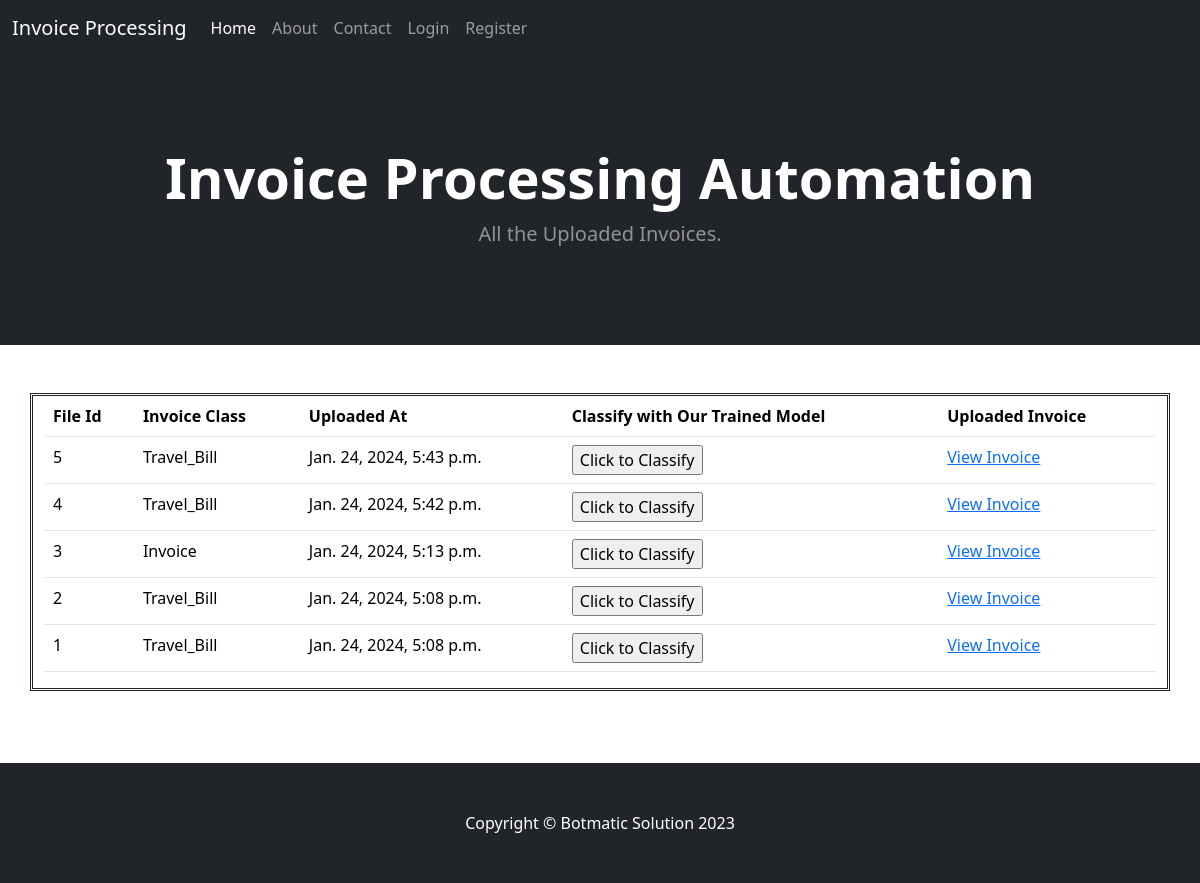
/show_files/, run on the app's committed database.
### web_application/models.py (models this page shows)
class UploadedFile(models.Model):
    class InvoiceType(models.TextChoices):
        RESTAURANT = 'Restaurant_Bill'
        INVOICE = 'Invoice'
        HOTEL = 'Hotel_Stay_Bill'
        TRAVEL = 'Travel_Bill'
        FUEL = 'Fuel_Bill'
    file_id = models.IntegerField(primary_key=True)
    invoice_class = models.CharField(max_length=100,choices=InvoiceType.choices,default=InvoiceType.INVOICE)
    file = models.ImageField(upload_to='uploads/')
    uploaded_at = models.DateTimeField(auto_now_add=True)

### web_application/views.py (the view)
# urls.py: path('show_files/', views.show_files, name='show_files'),
def show_files(request):
    files = UploadedFile.objects.order_by('-file_id')
    return render(request, 'show_files.html', {'files': files})

### templates/show_files.html (shortened to what this page needs)
{% extends "base.html" %} {% block content %}
<header class="bg-dark py-5">
  <div class="container px-4 px-lg-5 my-5">
    <div class="text-center text-white">
      <h1 class="display-4 fw-bolder">Invoice Processing Automation</h1>
      <p class="lead fw-normal text-white-50 mb-0">
        All the Uploaded Invoices.
      </p>
    </div>
  </div>
</header>
<br />
<br>
<div class="container" style="border: double;">
  <table class="table">
    <thead class="thead-dark">
    <tr>
      <th scope="col">File Id</th>
      <th scope="col">Invoice Class</th>
      <th scope="col">Uploaded At</th>
      <th scope="col">Classify with Our Trained Model</th>
      <th scope="col">Uploaded Invoice</th>
    </tr>
  </thead>
  <tbody>
    {% for file in files %}
    <tr>
      <td>{{file.file_id}}</td>
      <td>{{file.invoice_class}}</td>
      <td>{{file.uploaded_at}}</td>
      <td>
        <form action="{% url 'classification_prediction' %}" method="post">
          <input type="submit" value="Click to Classify">
        </form>
      </td>
      <td><a href="{{ file.file.url }}" target="_blank">View Invoice</a></td>
    </tr>
    {% endfor %}
  </tbody>
</table>
</div>
<br>
<br>
<br>
{% endblock %}

### templates/base.html (shortened to what this page needs)
<!doctype html>
<html lang="en">
  <head>
    <link href="https://cdn.jsdelivr.net/npm/bootstrap@5.3.2/dist/css/bootstrap.min.css" rel="stylesheet">
  </head>
  <body>
    {% include "navbar.html" %}
    <br>
    <br>
    {% block content %}{% endblock %}
    <footer class="py-5 bg-dark" style='width: 100%'>
      <div class="container" >
        <p class="m-0 text-center text-white">Copyright &copy; Botmatic Solution 2023</p>
      </div>
    </footer>
  </body>
</html>

### templates/navbar.html (shortened to what this page needs)
<nav class="navbar navbar-expand-lg  navbar-dark bg-dark" style=" position:fixed; margin-right:155px; width: 100%; ">
    <div class="container-fluid">
      <a class="navbar-brand" href="{% url 'home' %}">Invoice Processing</a>
      <div class="collapse navbar-collapse" id="navbarSupportedContent">
        <ul class="navbar-nav me-auto mb-2 mb-lg-0">
          <li class="nav-item">
            <a class="nav-link active" aria-current="page" href="{% url 'home' %}">Home</a>
          </li>
          <li class="nav-item">
            <a class="nav-link" href="{% url 'about' %}">About</a>
          </li>
          <li class="nav-item">
            <a class="nav-link" href="{% url 'contact' %}">Contact</a>
          </li>
      {% if user.is_authenticated %}
          <li class="nav-item" >
            <a class="nav-link" href="{% url 'upload_invoice' %}">Upload Invoice</a>
          </li>
          <li class="nav-item" >
            <a class="nav-link" href="{% url 'show_files' %}">Show Uploaded Invoices</a>
          </li>
           <!--
        <li class="nav-item" >
            <a class="nav-link" href="{% url 'text_extraction_page' %}">Text Extraction</a>
          </li> -->
          <li class="nav-item" style="float: right; ">
            <a class="nav-link" href="{% url 'logout' %}" >Logout</a>
          </li>
      {% else %}
          <li class="nav-item">
            <a class="nav-link" href="{% url 'login' %}">Login</a>
          </li>
          <li class="nav-item">
            <a class="nav-link" href="{% url 'register' %}">Register</a>
          </li>
      {% endif %}
      </div>
    </div>
  </nav>

### data on the page
UploadedFile: file_id "5", invoice_class "Travel_Bill", uploaded_at "Jan. 24, 2024, 5:43 p.m."
UploadedFile: file_id "4", invoice_class "Travel_Bill", uploaded_at "Jan. 24, 2024, 5:42 p.m."
UploadedFile: file_id "3", invoice_class "Invoice", uploaded_at "Jan. 24, 2024, 5:13 p.m."
UploadedFile: file_id "2", invoice_class "Travel_Bill", uploaded_at "Jan. 24, 2024, 5:08 p.m."
UploadedFile: file_id "1", invoice_class "Travel_Bill", uploaded_at "Jan. 24, 2024, 5:08 p.m."
